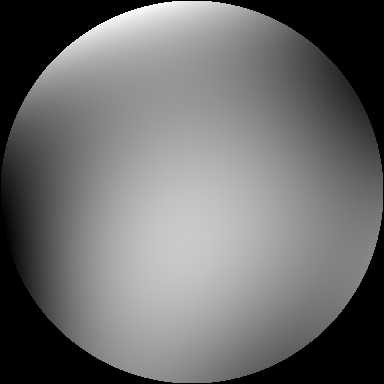
#> input picture data/2D/pupils/SPHERE/apo_substrate_D1.fits, 384 x 384 px, given in place of pupil_vlt_nPup384.fits, which was not available
$ python readfile_sphere-apodizer_newdesigns.py
#> lines starting #> are read from the running program, lines starting #| are printed output that depends on the picture; pictures that were not available may be replaced by others from this repository, and a replacement may not be noted
#!/usr/bin/env python3
# -*- coding: utf-8 -*-
"""
Created on Wed Oct  5 09:33:18 2022

@author: mndiaye
"""

"""
### Initialization
"""
import numpy as np
import matplotlib.pyplot as plt
plt.rcParams.update({'font.size': 18})

from pathlib import Path

from astropy.io import fits

#%%
"""
### Parameters
"""
do_sav = False


#%%
"""
### Directory
"""

fdir_pupils = Path('/Users/mndiaye/scratch/data/Coronagraphs/data/2D/pupils/').resolve()

fdir_sphere = fdir_pupils / 'SPHERE'
fdir_newapod = Path('/Users/mndiaye/scratch/data/Coronagraphs/results/2D/dat_pyth/vlt').resolve()

#%% vlt pupil
fname_vlt = 'pupil_vlt_nPup384.fits'
fpath_vlt = fdir_pupils / fname_vlt

#%% Old apodizer
fname_oldapod_alc1 = 'SPHERE_APO1_field_transmission_map.fits'
fpath_oldapod_alc1 = fdir_sphere / fname_oldapod_alc1

fname_oldapod_alc2 = 'SPHERE_APO2_field_transmission_map.fits'
fpath_oldapod_alc2 = fdir_sphere / fname_oldapod_alc2


#%% New apodizer
fname_newapod = 'vlt_APLC_obs=0.14_lsid=0.28_lsod=1.00_IWA=2.0_OWA=20.0_BW=0.20_nlam=05_1D_N=0384_nFPM=50.000000_rMask=2.252MaxContrastL1_tau=0.756_stdgrb.fits'
fpath_newapod = fdir_newapod / fname_newapod

#%%
fname_stp = 'sphere_stop_ST_ALC2.fits'
fpath_stp = fdir_sphere / fname_stp

#%%
"""
### Save results
"""
fdir_res = Path('/Users/mndiaye/Downloads').resolve()


#%%
"""
### Read file
"""
vltpupil = fits.getdata(fpath_vlt)
#> vltpupil is the input picture: shape (384, 384) >f8; 21.9% of the values are NaN or infinite; the others: min -12.18, max 9.98, mean 0.000848
oldapod_alc1 = fits.getdata(fpath_oldapod_alc1)
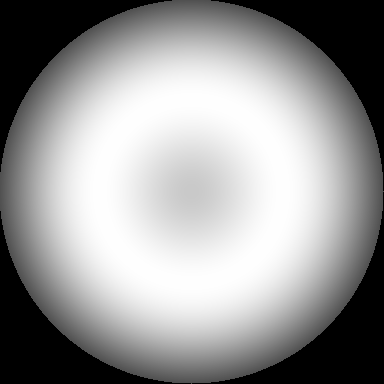
#> input picture data/2D/pupils/SPHERE/SPHERE_APO1_field_transmission_map.fits, 384 x 384 px, found by its file name
#> oldapod_alc1 is the input picture: shape (384, 384) >f4; min 0, max 1, mean 0.593
oldapod_alc2 = fits.getdata(fpath_oldapod_alc2)
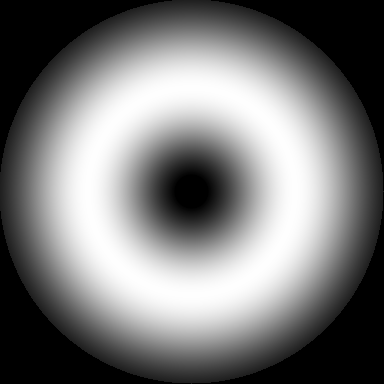
#> input picture data/2D/pupils/SPHERE/SPHERE_APO2_field_transmission_map.fits, 384 x 384 px, found by its file name
#> oldapod_alc2 is the input picture: shape (384, 384) >f4; min 0, max 0.998, mean 0.475
newapod = fits.getdata(fpath_newapod)
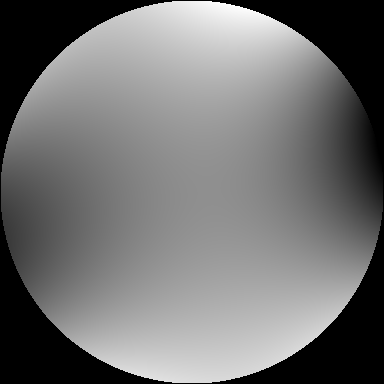
#> input picture data/2D/pupils/SPHERE/apo_substrate_D2.fits, 384 x 384 px, given in place of FPM=50.000000_rMask=2.252MaxContrastL1_tau=0.756_stdgrb.fits, which was not available
#> newapod is the input picture: shape (384, 384) >f8; 21.9% of the values are NaN or infinite; the others: min -20.34, max 15.11, mean -0.000334
lyotstop = fits.getdata(fpath_stp)


#%%
"""
### Display plot
"""
fname_res = 'binary_apodizer.pdf'
fpath_res = fdir_res / fname_res

f0 = plt.figure(0)
plt.clf()
im = plt.imshow(newapod, cmap = 'inferno', extent=[-0.5,0.5,-0.5,0.5])
plt.title('NEW APODIZER')

f0.subplots_adjust(right=0.8)
cbar_ax = f0.add_axes([0.80, 0.05, 0.05, 0.9])
cbar    = f0.colorbar(im, cax=cbar_ax)
cbar.ax.set_ylabel('Normalized amplitude', rotation=270, labelpad = 20)
plt.tight_layout()
if do_sav:
    plt.savefig(fpath_res)
plt.show()
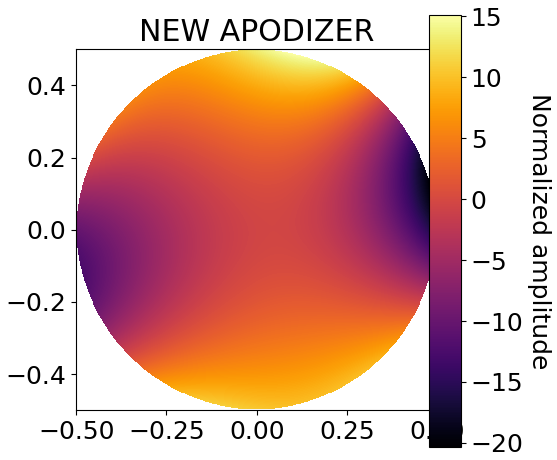
#> figure drawn by matplotlib, 2 panels


#%%
fname_res = 'SPHERE_APO1_field_transmission_map.pdf'
fpath_res = fdir_res / fname_res

f1 = plt.figure(1, (7, 5))
plt.clf()
im = plt.imshow(vltpupil*oldapod_alc1, cmap='inferno', extent=[-0.5,0.5,-0.5,0.5])
plt.title('APO1')

f1.subplots_adjust(right=0.8)
cbar_ax = f1.add_axes([0.80, 0.05, 0.05, 0.9])
cbar    = f1.colorbar(im, cax=cbar_ax)
cbar.ax.set_ylabel('Normalized amplitude', rotation=270, labelpad = 20)
plt.tight_layout()
if do_sav:
    plt.savefig(fpath_res)
plt.show()
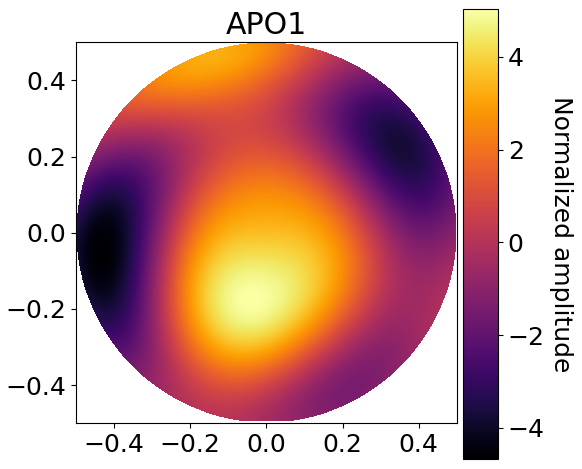
#> figure drawn by matplotlib, 2 panels

#%%
fname_res = 'sphere_stop_ST_ALC2.pdf'
fpath_res = fdir_res / fname_res

f2 = plt.figure(2, (7, 5))
plt.clf()
im = plt.imshow(lyotstop, cmap='inferno', extent=[-0.5,0.5,-0.5,0.5])
plt.title('LYOT STOP')

if do_sav:
    plt.savefig(fpath_res)
plt.show()
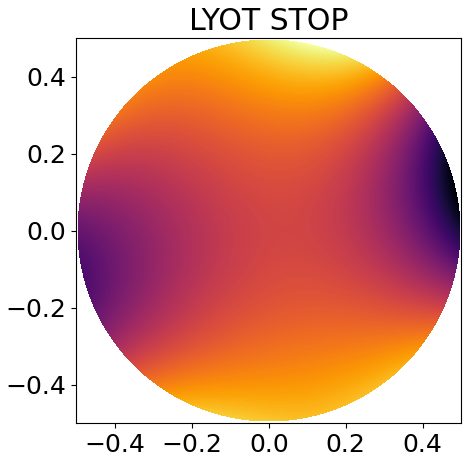
#> figure drawn by matplotlib, 1 panel
